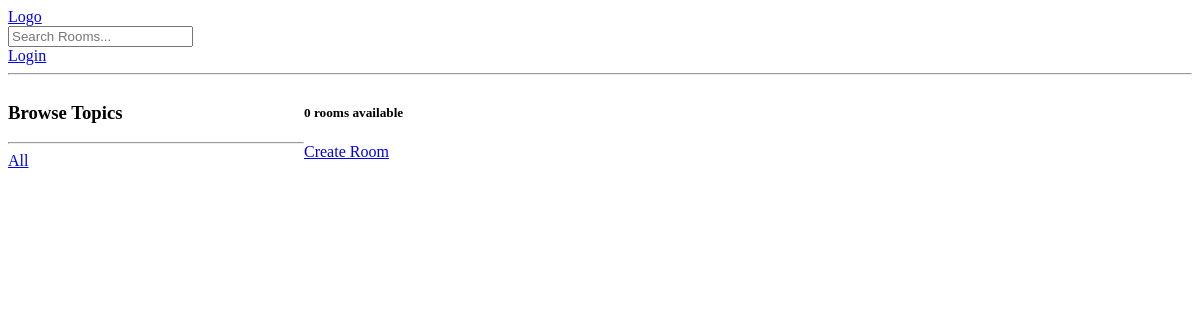
The app's page /?q=Python, older data.
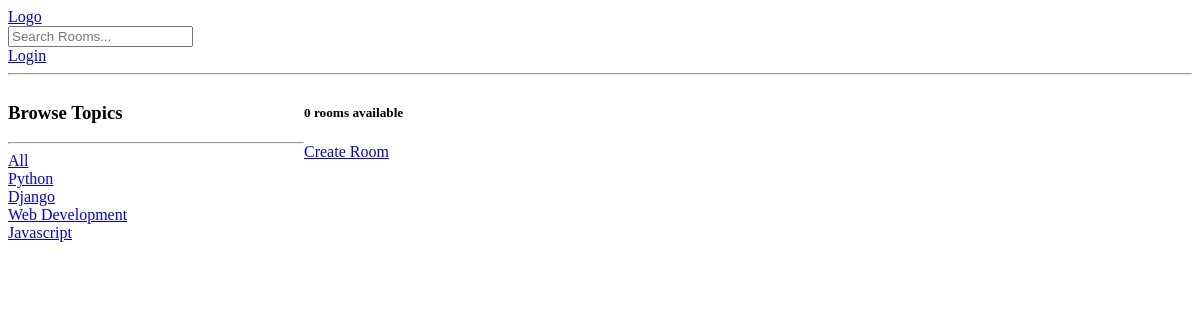
The same page, newer data.
### base/models.py (models this page shows, shortened)
class Topic(models.Model):
    name = models.CharField(max_length=200)

### base/views.py (the view)
# urls.py: path('', views.home, name='home'),
def home(request):
    q = ''
    if request.GET.get('q'):
        q = request.GET.get('q')
    rooms = Room.objects.filter(
        Q(topic__name__icontains=q) |
        Q(name__icontains=q) |
        Q(description__icontains=q)
    )
    room_count = rooms.count()
    topics = Topic.objects.all()
    context = {'rooms': rooms, 'topics':topics, 'room_count':room_count}
    return render(request, 'base/home.html', context)

### base/templates/base/home.html (shortened to what this page needs)
{% extends 'main.html' %}
{% block content %}
<div class="home-container">
    <div>
        <h3>Browse Topics</h3>
        <hr>
        <div>
            <a href="{% url 'home' %}">All</a>
        </div>
        {% for topic in topics %}
            <div>
                <a href="{% url 'home' %}?q={{topic.name}}">{{topic.name}}</a>
            </div>
        {% endfor %}
    </div>
    <div>
        <h5>{{room_count}} rooms available</h5>
        <a href="{% url 'create-room' %}">Create Room</a>
    </div>
</div>
{% endblock %}

Row changes from the older to the newer data that the page shows:
added Topic: name "Python"
added Topic: name "Django"
added Topic: name "Web Development"
added Topic: name "Javascript"
